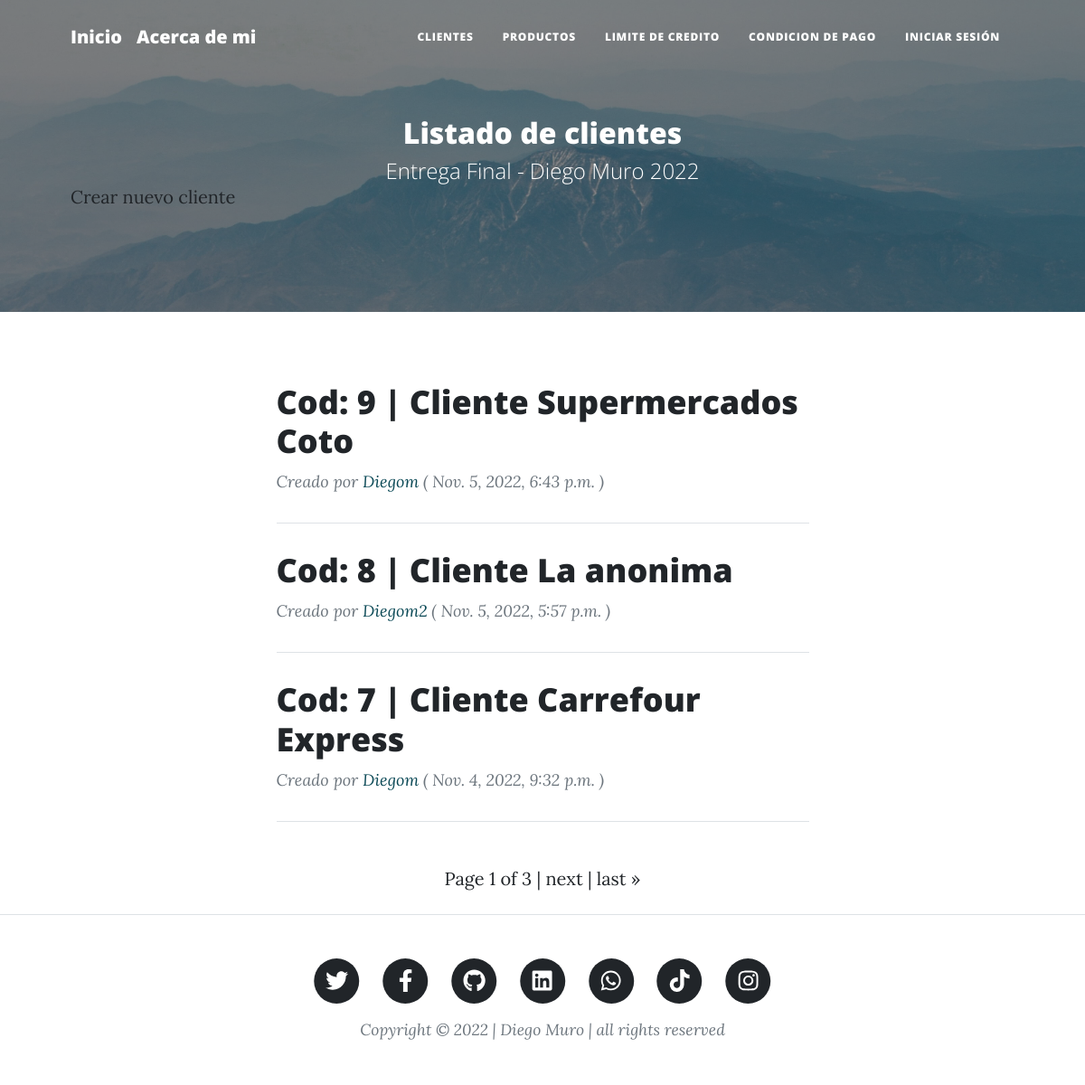
Page /customer/customers/ on the earlier database version.
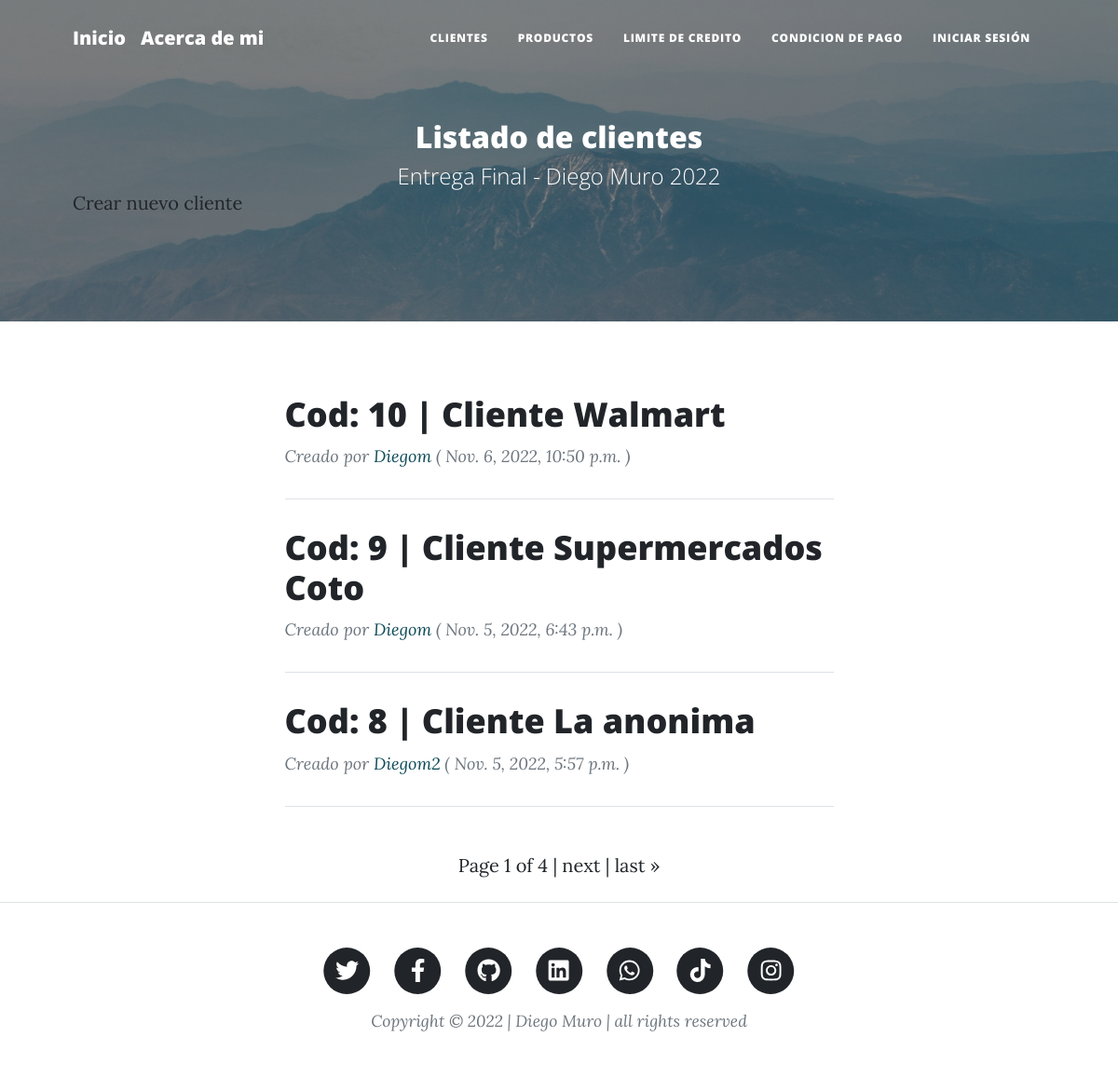
Same page on the later database version.
### customer/models.py (models this page shows, shortened)
class Customer(models.Model):
    code = models.IntegerField(null=False, blank=False)
    name = models.CharField(max_length=40, null=False, blank=False)
    email = models.EmailField()
    segment = RichTextField(null=True, blank=True)
    image = models.ImageField(upload_to='customer', null=True, blank=True)
    owner = models.ForeignKey(User, on_delete=models.CASCADE)
    comments = models.ManyToManyField(
        User, through="Comment", related_name="comments_owned"
    )
    created_at = models.DateTimeField(auto_now_add=True)
    updated_at = models.DateTimeField(auto_now=True)
    class Meta:
        unique_together = (
            "code",
            "name",
        )
        ordering = ["-created_at"]

### customer/views.py (the view)
# urls.py: path("customers/", views.CustomerListView.as_view(), name="customer-list"),
class CustomerListView(ListView):
    model = Customer
    paginate_by = 3

### customer/templates/customer/customer_list.html (shortened to what this page needs)
{% extends "home/index.html" %}
{% load static %}
{% block tp_final_header %}
    <header class="masthead" style="background-image: url('../../static/home/assets/img/header-light.jpg')">
        <div class="container position-relative px-4 px-lg-5">
            <div class="row gx-4 gx-lg-5 justify-content-center">
                <div class="col-md-15 col-lg-16 col-xl-14">
                    <div class="site-heading">
                        <h2>Listado de clientes</h2>
                        <span class="subheading">Entrega Final - Diego Muro 2022</span>
                    </div>
                </div>
            </div>
            <a class="button_custom" href="{% url 'customer:customer-add' %}">Crear nuevo cliente</a>
        </div>
    </header>
{% endblock %}
{% block tp_final_content %}
    {% for customer in customer_list %}
        <div class="post-preview">
            <a href="{% url 'customer:customer-detail' customer.id %}">
                <h6 class="post-title"> Cod: {{ customer.code }} | Cliente {{ customer.name }}</h6>
            </a>
            <p class="post-meta">
                Creado por
                <span style="color: #0b4956;" href="">{{ customer.owner.username }}</span>
                ( {{ customer.created_at }} )
            </p>
        </div>
        <hr class="my-4" />
    {% endfor %}
{% endblock %}

Differences in the rows shown:
no longer on this page (row unchanged): Customer: code "7", name "Carrefour Express", owner.username "Diegom", created_at "Nov. 4, 2022, 9:32 p.m."
added Customer: code "10", name "Walmart", owner.username "Diegom", created_at "Nov. 6, 2022, 10:50 p.m."
Other differences:
{{ page_obj.paginator.num_pages }}: "3" → "4"
